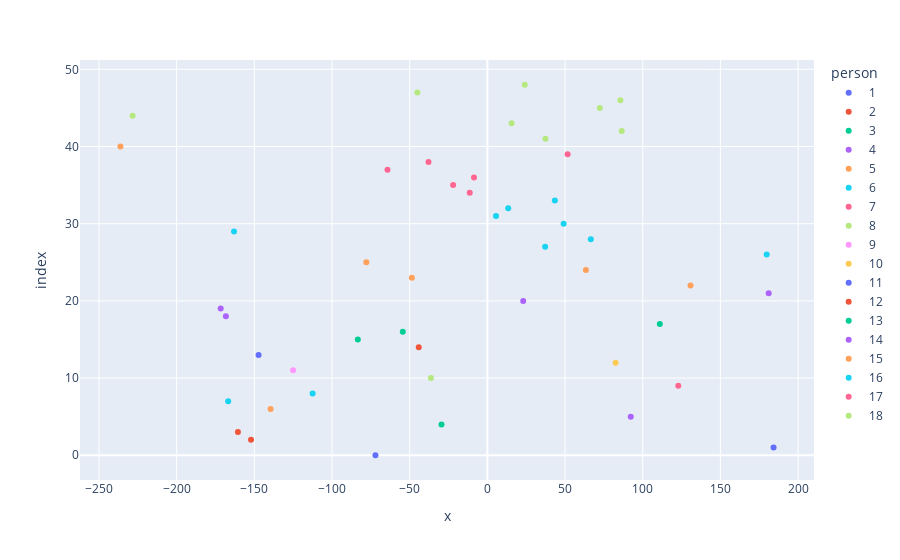

Here is the notebook cell this chart was saved with:
### Code cell
fig = px.scatter(*X_embedded.T, color=person_ids)
fig.update_layout(legend_title="person")
fig.show()

### Figure 1 — Plotly figure (JSON) as saved in the notebook; plotly's stock layout.template omitted (floating-point values rounded to 4 significant figures)
{"data": [{"hovertemplate": "color=1<br>x=%{x}<br>index=%{y}<extra></extra>", "legendgroup": "1", "marker": {"color": "#636efa", "symbol": "circle"}, "mode": "markers", "name": "1", "orientation": "h", "showlegend": true, "type": "scatter", "x": [-72.04, 184.2], "xaxis": "x", "y": [0, 1], "yaxis": "y"}, {"hovertemplate": "color=2<br>x=%{x}<br>index=%{y}<extra></extra>", "legendgroup": "2", "marker": {"color": "#EF553B", "symbol": "circle"}, "mode": "markers", "name": "2", "orientation": "h", "showlegend": true, "type": "scatter", "x": [-152.1, -160.6], "xaxis": "x", "y": [2, 3], "yaxis": "y"}, {"hovertemplate": "color=3<br>x=%{x}<br>index=%{y}<extra></extra>", "legendgroup": "3", "marker": {"color": "#00cc96", "symbol": "circle"}, "mode": "markers", "name": "3", "orientation": "h", "showlegend": true, "type": "scatter", "x": [-29.51], "xaxis": "x", "y": [4], "yaxis": "y"}, {"hovertemplate": "color=4<br>x=%{x}<br>index=%{y}<extra></extra>", "legendgroup": "4", "marker": {"color": "#ab63fa", "symbol": "circle"}, "mode": "markers", "name": "4", "orientation": "h", "showlegend": true, "type": "scatter", "x": [92.31], "xaxis": "x", "y": [5], "yaxis": "y"}, {"hovertemplate": "color=5<br>x=%{x}<br>index=%{y}<extra></extra>", "legendgroup": "5", "marker": {"color": "#FFA15A", "symbol": "circle"}, "mode": "markers", "name": "5", "orientation": "h", "showlegend": true, "type": "scatter", "x": [-139.5], "xaxis": "x", "y": [6], "yaxis": "y"}, {"hovertemplate": "color=6<br>x=%{x}<br>index=%{y}<extra></extra>", "legendgroup": "6", "marker": {"color": "#19d3f3", "symbol": "circle"}, "mode": "markers", "name": "6", "orientation": "h", "showlegend": true, "type": "scatter", "x": [-166.8, -112.5], "xaxis": "x", "y": [7, 8], "yaxis": "y"}, {"hovertemplate": "color=7<br>x=%{x}<br>index=%{y}<extra></extra>", "legendgroup": "7", "marker": {"color": "#FF6692", "symbol": "circle"}, "mode": "markers", "name": "7", "orientation": "h", "showlegend": true, "type": "scatter", "x": [122.9], "xaxis": "x", "y": [9], "yaxis": "y"}, {"hovertemplate": "color=8<br>x=%{x}<br>index=%{y}<extra></extra>", "legendgroup": "8", "marker": {"color": "#B6E880", "symbol": "circle"}, "mode": "markers", "name": "8", "orientation": "h", "showlegend": true, "type": "scatter", "x": [-36.33], "xaxis": "x", "y": [10], "yaxis": "y"}, {"hovertemplate": "color=9<br>x=%{x}<br>index=%{y}<extra></extra>", "legendgroup": "9", "marker": {"color": "#FF97FF", "symbol": "circle"}, "mode": "markers", "name": "9", "orientation": "h", "showlegend": true, "type": "scatter", "x": [-125.0], "xaxis": "x", "y": [11], "yaxis": "y"}, {"hovertemplate": "color=10<br>x=%{x}<br>index=%{y}<extra></extra>", "legendgroup": "10", "marker": {"color": "#FECB52", "symbol": "circle"}, "mode": "markers", "name": "10", "orientation": "h", "showlegend": true, "type": "scatter", "x": [82.56], "xaxis": "x", "y": [12], "yaxis": "y"}, {"hovertemplate": "color=11<br>x=%{x}<br>index=%{y}<extra></extra>", "legendgroup": "11", "marker": {"color": "#636efa", "symbol": "circle"}, "mode": "markers", "name": "11", "orientation": "h", "showlegend": true, "type": "scatter", "x": [-147.3], "xaxis": "x", "y": [13], "yaxis": "y"}, {"hovertemplate": "color=12<br>x=%{x}<br>index=%{y}<extra></extra>", "legendgroup": "12", "marker": {"color": "#EF553B", "symbol": "circle"}, "mode": "markers", "name": "12", "orientation": "h", "showlegend": true, "type": "scatter", "x": [-44.16], "xaxis": "x", "y": [14], "yaxis": "y"}, {"hovertemplate": "color=13<br>x=%{x}<br>index=%{y}<extra></extra>", "legendgroup": "13", "marker": {"color": "#00cc96", "symbol": "circle"}, "mode": "markers", "name": "13", "orientation": "h", "showlegend": true, "type": "scatter", "x": [-83.39, -54.44, 111.0], "xaxis": "x", "y": [15, 16, 17], "yaxis": "y"}, {"hovertemplate": "color=14<br>x=%{x}<br>index=%{y}<extra></extra>", "legendgroup": "14", "marker": {"color": "#ab63fa", "symbol": "circle"}, "mode": "markers", "name": "14", "orientation": "h", "showlegend": true, "type": "scatter", "x": [-168.3, -171.6, 23.07, 181.1], "xaxis": "x", "y": [18, 19, 20, 21], "yaxis": "y"}, {"hovertemplate": "color=15<br>x=%{x}<br>index=%{y}<extra></extra>", "legendgroup": "15", "marker": {"color": "#FFA15A", "symbol": "circle"}, "mode": "markers", "name": "15", "orientation": "h", "showlegend": true, "type": "scatter", "x": [130.8, -48.59, 63.41, -77.9, -236.2], "xaxis": "x", "y": [22, 23, 24, 25, 40], "yaxis": "y"}, {"hovertemplate": "color=16<br>x=%{x}<br>index=%{y}<extra></extra>", "legendgroup": "16", "marker": {"color": "#19d3f3", "symbol": "circle"}, "mode": "markers", "name": "16", "orientation": "h", "showlegend": true, "type": "scatter", "x": [179.8, 37.19, 66.57, -163.1, 49.08, 5.567, 13.44, 43.43], "xaxis": "x", "y": [26, 27, 28, 29, 30, 31, 32, 33], "yaxis": "y"}, {"hovertemplate": "color=17<br>x=%{x}<br>index=%{y}<extra></extra>", "legendgroup": "17", "marker": {"color": "#FF6692", "symbol": "circle"}, "mode": "markers", "name": "17", "orientation": "h", "showlegend": true, "type": "scatter", "x": [-11.35, -22.04, -8.593, -64.28, -37.9, 51.65], "xaxis": "x", "y": [34, 35, 36, 37, 38, 39], "yaxis": "y"}, {"hovertemplate": "color=18<br>x=%{x}<br>index=%{y}<extra></extra>", "legendgroup": "18", "marker": {"color": "#B6E880", "symbol": "circle"}, "mode": "markers", "name": "18", "orientation": "h", "showlegend": true, "type": "scatter", "x": [37.41, 86.5, 15.61, -228.4, 72.39, 85.65, -45.03, 24.08], "xaxis": "x", "y": [41, 42, 43, 44, 45, 46, 47, 48], "yaxis": "y"}], "layout": {"legend": {"title": {"text": "person"}, "tracegroupgap": 0}, "margin": {"t": 60}, "xaxis": {"anchor": "y", "domain": [0, 1], "title": {"text": "x"}}, "yaxis": {"anchor": "x", "domain": [0, 1], "title": {"text": "index"}}}}
